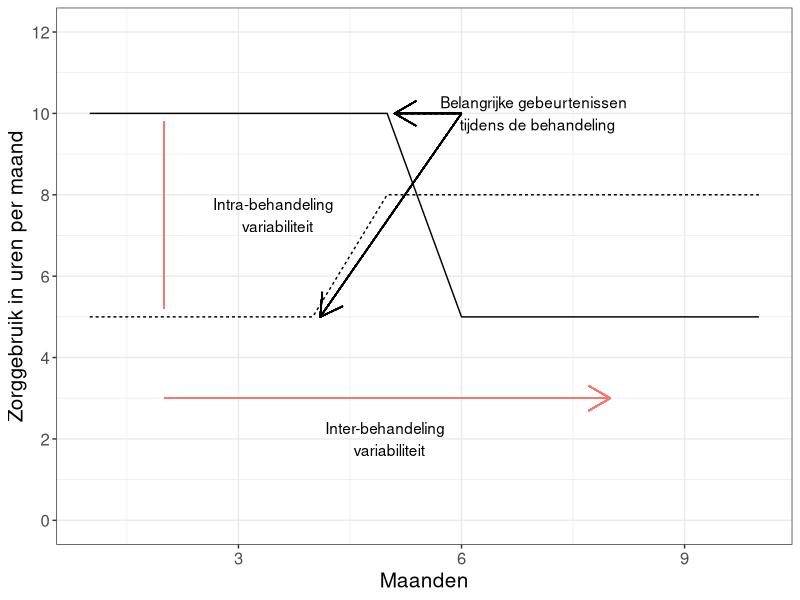
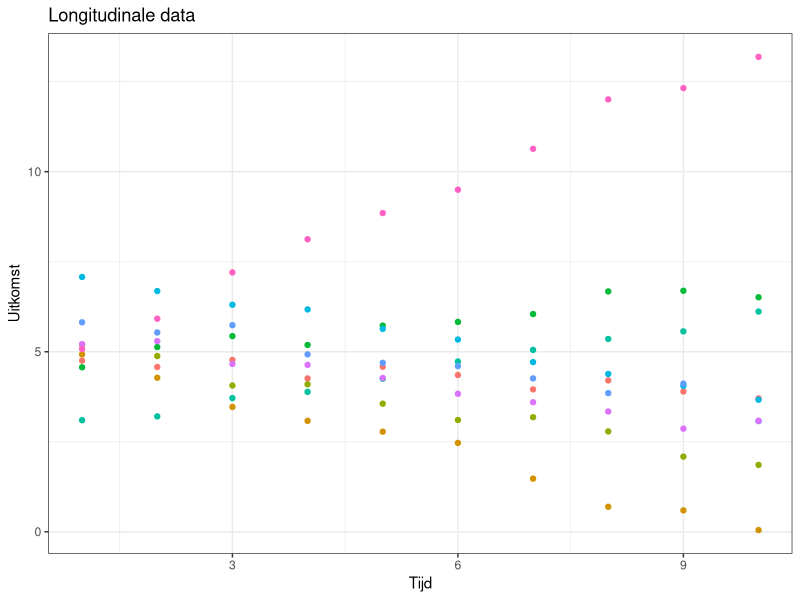
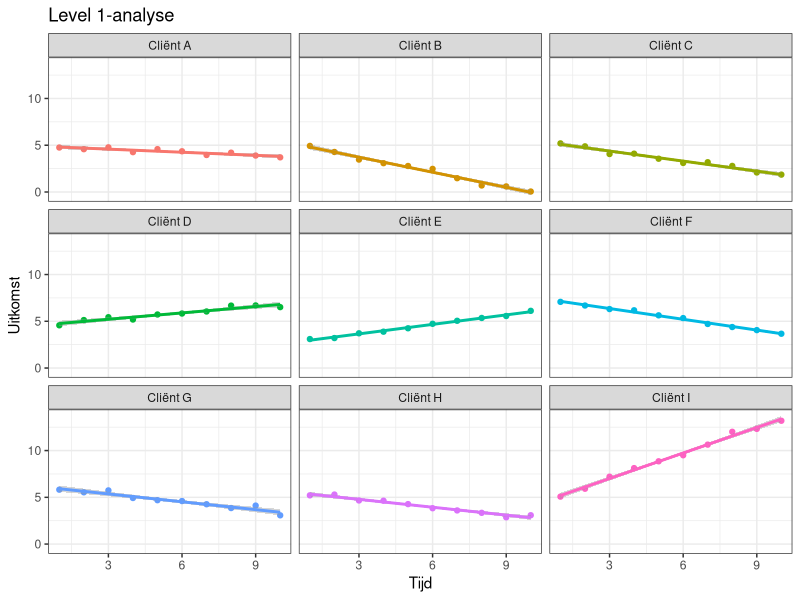
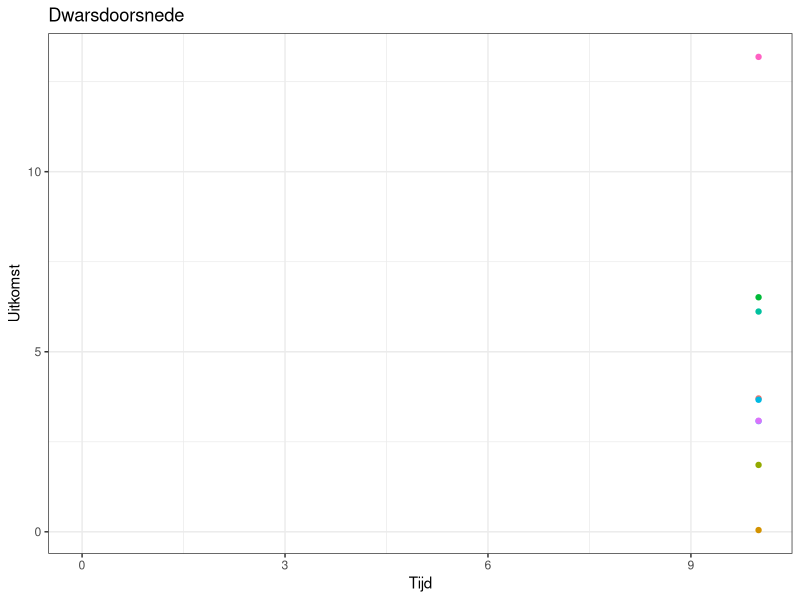
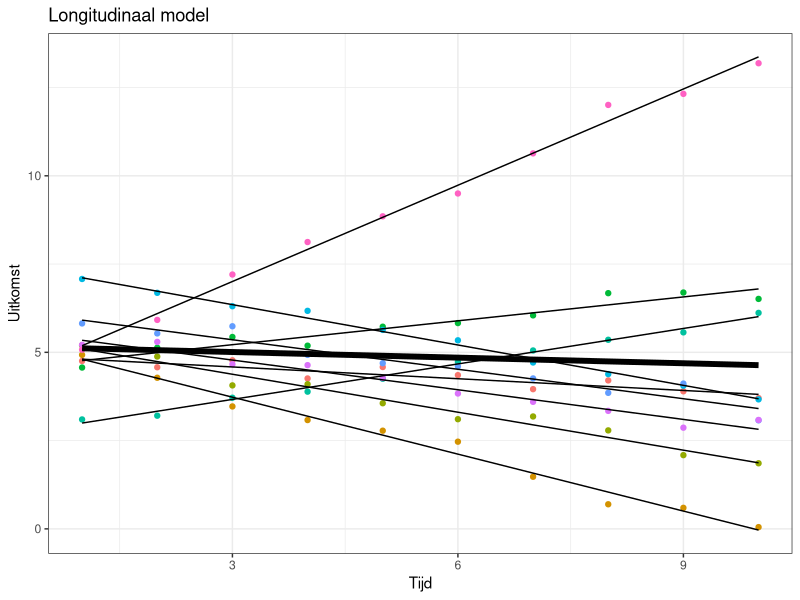

Recreate these plots in R, in order.
## ---- chunk 1
knitr::opts_chunk$set(echo = FALSE)
library(tidyverse)
library(lme4)
theme_set(theme_bw())
## ---- chunk 2
rbind(
  data.frame(zorggebruik = c(rep(10, 5),rep(5, 5)),
         tijd = c(1:10),
         client = "A"),

  data.frame(zorggebruik = c(rep(5, 4), rep(8, 6)),
         tijd = c(1:10),
         client = "B")) %>% 
  ggplot(aes(x = tijd, y = zorggebruik, linetype = client)) + geom_line() + 
  coord_cartesian(ylim = c(0, 12)) + 
  scale_x_continuous(breaks=seq(0, 10, 3)) + 
  scale_y_continuous(breaks=seq(0, 12, 2)) + 
  labs(x = "Maanden", y = "Zorggebruik in uren per maand") + 
  geom_segment(aes(x = 2, y = 5 + 0.2, xend = 2 , yend = 10 - 0.2, colour = "segment")) +
  geom_segment(aes(x = 2, y = 3, xend = 8 , yend = 3, colour = "segment"), arrow = arrow()) +
  annotate("text", x = 3.5, y = 7.5, label = "Intra-behandeling \n variabiliteit") + 
  annotate("text", x = 5, y = 2, label = "Inter-behandeling \n variabiliteit") + 
  annotate("text", x = 7, y = 10, label = "Belangrijke gebeurtenissen \n tijdens de behandeling") + 
  geom_segment(aes(x = 6, y = 10, xend = 5.1 , yend = 10), arrow = arrow()) +
  geom_segment(aes(x = 6, y = 10, xend = 4.1 , yend = 5), arrow = arrow()) +
  theme(legend.position = "none", text = element_text(size=15))
## ---- chunk 3
time = 1:10

plot_evols = function(time, intercept, letter, seed){
  set.seed(123456  + seed)
  slope = rnorm(1, sd =0.4)
  ict = rnorm(1, mean = 5, sd = 1.5)
  outcome = ict + time*slope + rnorm(10, sd = 0.2)
  
  client = paste("Cliënt", letter)
  data.frame(time = time, outcome = outcome, client = client)
}

clients = LETTERS[seq( from = 1, to = 9)]
data = list()
for (i in c(1:9)){
  data[[i]] = plot_evols(time = time, intercept = i*1, letter = clients[i], seed = i)
}
  
data_example = do.call("rbind", data)


lmmodel = lmer(outcome ~ time + (time |client), data = data_example)
data_example$mixed_fitted = predict(lmmodel, data_example)

line_data = data.frame(outcome_mixed = c(lmmodel@beta[1] + lmmodel@beta[2]*time),
                       time = 1:10)


ggplot() + 
  geom_point(data = data_example, aes(x = time, y = outcome, group = client, color = client)) +
  labs(y = "Uitkomst", x = "Tijd", color = NULL, title = "Longitudinale data") + 
  theme(legend.position = "none") + 
  scale_x_continuous(breaks = seq(0, 10, by = 3))

## ---- chunk 4
data_example %>% 
  ggplot(aes(x = time, y = outcome, color = client)) + 
  geom_point() +
  geom_smooth(method = "lm") + 
  facet_wrap(.~client, ncol = 3) + 
  labs(y = "Uitkomst", x = "Tijd", color = NULL, title = "Level 1-analyse") + 
  theme(legend.position = "none") + 
  scale_x_continuous(breaks = seq(0, 10, by = 3))
## ---- chunk 5
data_example %>% filter(time > 9) %>%
  ggplot() + 
  geom_point(aes(x = time, y = outcome, group = client, color = client)) +
  labs(y = "Uitkomst", x = "Tijd", color = NULL, title = "Dwarsdoorsnede") + 
  theme(legend.position = "none") + 
  coord_cartesian(xlim = c(0, 10)) + 
  scale_x_continuous(breaks = seq(0, 10, by = 3))
## ---- chunk 6
ggplot() + 
  geom_point(data = data_example, aes(x = time, y = outcome, group = client, color = client)) +
  geom_line(data=line_data, aes(x = time, y = outcome_mixed), size = 2) + 
  geom_line(data=data_example, aes(x = time, y = mixed_fitted, group = client)) + 
  labs(y = "Uitkomst", x = "Tijd", color = NULL, title = "Longitudinaal model") + 
  theme(legend.position = "none") + 
  scale_x_continuous(breaks = seq(0, 10, by = 3))
